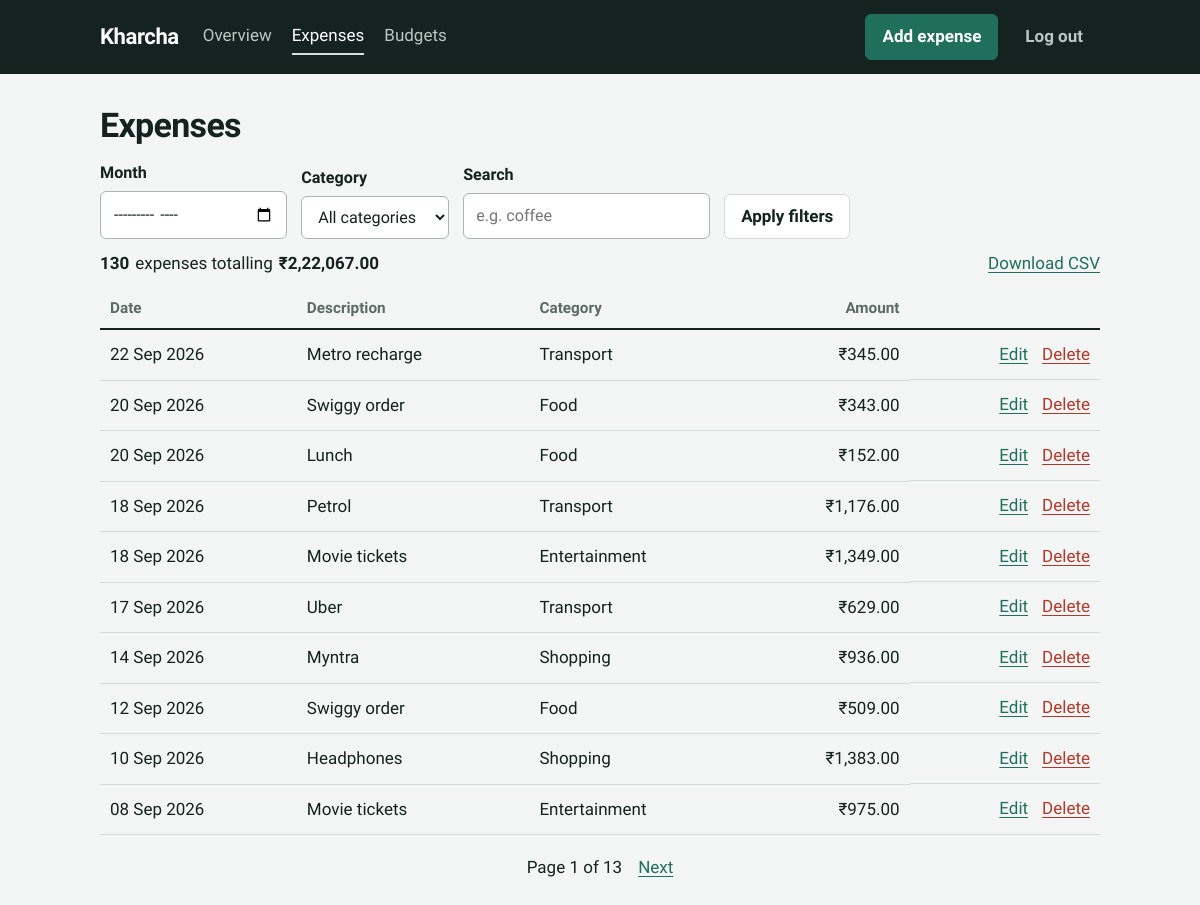
/expenses (signed in), run on the app's committed database.
### expense_tracker/models.py (models this page shows, shortened)
class Expense(db.Model):
    __tablename__ = "expenses"
    __table_args__ = (
        db.CheckConstraint("amount_paise > 0", name="ck_expense_amount_positive"),
        db.Index("ix_expenses_user_date", "user_id", "spent_on"),
    )
    id = db.Column(db.Integer, primary_key=True)
    user_id = db.Column(db.Integer, db.ForeignKey("users.id"), nullable=False)
    category_id = db.Column(db.Integer, db.ForeignKey("categories.id"), nullable=False)
    description = db.Column(db.String(200), nullable=False)
    amount_paise = db.Column(db.Integer, nullable=False)
    spent_on = db.Column(db.Date, nullable=False)
    created_at = db.Column(db.DateTime, default=_now, nullable=False)
    category = db.relationship("Category")

class Category(db.Model):
    __tablename__ = "categories"
    __table_args__ = (db.UniqueConstraint("user_id", "name", name="uq_category_user_name"),)
    id = db.Column(db.Integer, primary_key=True)
    user_id = db.Column(db.Integer, db.ForeignKey("users.id"), nullable=False)
    name = db.Column(db.String(40), nullable=False)

### expense_tracker/main.py (the view)
@bp.route("/expenses")
@login_required
def expenses():
    page = db.paginate(
        services.build_expense_query(current_user.id, request.args),
        page=request.args.get("page", 1, type=int),
        per_page=10,
        error_out=False,
    )
    filters = {k: v for k, v in request.args.items() if k != "page" and v}
    return render_template(
        "expenses.html",
        page=page,
        filters=filters,
        categories=_categories(),
        total=services.filtered_total(current_user.id, request.args),
    )

### expense_tracker/main.py (called while the page is built)
def _categories():
    stmt = db.select(Category).where(Category.user_id == current_user.id).order_by(Category.name)
    return db.session.scalars(stmt).all()

### expense_tracker/services.py (called while the page is built)
def _filters(user_id, args):
    conditions = [Expense.user_id == user_id]
    month = parse_month(args.get("month"))
    if month:
        start, end = month_bounds(month)
        conditions += [Expense.spent_on >= start, Expense.spent_on < end]
    try:
        category_id = int(args.get("category") or "")
        conditions.append(Expense.category_id == category_id)
    except ValueError:
        pass
    search = (args.get("q") or "").strip()
    if search:
        conditions.append(Expense.description.contains(search, autoescape=True))
    return conditions

def build_expense_query(user_id, args):
    return (
        db.select(Expense)
        .options(joinedload(Expense.category))  # avoids one query per row (N+1)
        .where(*_filters(user_id, args))
        .order_by(Expense.spent_on.desc(), Expense.id.desc())
    )

def filtered_total(user_id, args):
    stmt = db.select(func.coalesce(func.sum(Expense.amount_paise), 0)).where(*_filters(user_id, args))
    return db.session.scalar(stmt)

### expense_tracker/utils.py (called while the page is built)
def format_inr(paise):
    rupees, rem = divmod(abs(paise), 100)
    digits = str(rupees)
    if len(digits) > 3:
        head, tail = digits[:-3], digits[-3:]
        groups = []
        while len(head) > 2:
            groups.insert(0, head[-2:])
            head = head[:-2]
        if head:
            groups.insert(0, head)
        digits = ",".join(groups + [tail])
    sign = "-" if paise < 0 else ""
    return f"{sign}₹{digits}.{rem:02d}"

def parse_month(value):
    try:
        return datetime.strptime(value or "", "%Y-%m").strftime("%Y-%m")
    except ValueError:
        return None

def get_csrf_token():
    if "csrf_token" not in session:
        session["csrf_token"] = secrets.token_urlsafe(32)
    return session["csrf_token"]

### expense_tracker/templates/expenses.html (shortened to what this page needs)
{% extends "base.html" %}
{% block content %}
<h1>Expenses</h1>
<form method="get" class="filters">
  <label>Month <input type="month" name="month" value="{{ filters.get('month', '') }}"></label>
  <label>Category
    <select name="category">
      <option value="">All categories</option>
    </select>
  </label>
  <label>Search <input type="search" name="q" value="{{ filters.get('q', '') }}" placeholder="e.g. coffee"></label>
  <button class="btn" type="submit">Apply filters</button>
</form>
<p class="summary-line">
  <strong>{{ page.total }}</strong> {{ 'expense' if page.total == 1 else 'expenses' }} totalling
  <strong class="num">{{ total|inr }}</strong>
  <a class="push" href="{{ url_for('main.export_csv', **filters) }}">Download CSV</a>
</p>
{% if page.items %}
<table class="table">
  <thead><tr><th>Date</th><th>Description</th><th>Category</th><th class="right">Amount</th><th><span class="sr-only">Actions</span></th></tr></thead>
  <tbody>
  {% for e in page.items %}
    <tr>
      <td>{{ e.spent_on.strftime('%d %b %Y') }}</td>
      <td>{{ e.description }}</td>
      <td>{{ e.category.name }}</td>
      <td class="right num">{{ e.amount_paise|inr }}</td>
      <td class="row-actions">
        <a href="{{ url_for('main.edit_expense', expense_id=e.id) }}">Edit</a>
        <form method="post" action="{{ url_for('main.delete_expense', expense_id=e.id) }}"
              onsubmit="return confirm('Delete this expense?')">
          <button class="link-danger" type="submit">Delete</button>
        </form>
      </td>
    </tr>
  {% endfor %}
  </tbody>
</table>
{% if page.pages > 1 %}
<nav class="pager" aria-label="Pages">
  <span>Page {{ page.page }} of {{ page.pages }}</span>
  {% if page.has_next %}<a href="{{ url_for('main.expenses', page=page.next_num, **filters) }}">Next</a>{% endif %}
</nav>
{% endif %}
{% endif %}
{% endblock %}

### expense_tracker/static/style.css (style rules this page uses)
:root { --paper: #F4F6F5; --surface: #FFFFFF; --ink: #14231F; --muted: #5B6B66; --line: #D3DBD7; --green: #1F6F5C; --green-soft: #CFE3DC; --amber: #B7791F; --red: #B3372B; --radius: 6px; }
* { box-sizing: border-box; }
html { font-size: 17px; }
body { margin: 0; background: var(--paper); color: var(--ink); font-family: "Bricolage Grotesque", system-ui, -apple-system, "Segoe UI", Roboto, sans-serif; line-height: 1.5; font-variant-numeric: tabular-nums; }
h1 { font-size: 2rem; line-height: 1.15; margin: 32px 0 8px; font-weight: 800; letter-spacing: -0.02em; }
a { color: var(--green); text-underline-offset: 3px; }
.num { font-variant-numeric: tabular-nums; white-space: nowrap; }
.right { text-align: right; }
.btn { font: inherit; font-weight: 600; cursor: pointer; text-decoration: none; display: inline-block; padding: 9px 16px; border-radius: var(--radius); border: 1px solid var(--line); background: var(--surface); color: var(--ink); }
.link-danger { font: inherit; background: none; border: 0; padding: 0; color: var(--red); cursor: pointer; text-decoration: underline; text-underline-offset: 3px; }
label { display: flex; flex-direction: column; gap: 6px; font-weight: 600; font-size: 0.95rem; }
input, select { font: inherit; padding: 10px 12px; border: 1px solid #A9B6B1; border-radius: var(--radius); background: var(--surface); color: var(--ink); font-weight: 400; }
.filters { display: flex; gap: 14px; flex-wrap: wrap; align-items: end; margin: 16px 0 8px; }
.filters .btn { margin-bottom: 0; }
.table { width: 100%; border-collapse: collapse; margin: 8px 0 12px; }
.table th { text-align: left; font-weight: 600; color: var(--muted); font-size: 0.9rem; padding: 8px 10px; border-bottom: 2px solid var(--ink); }
.table th.right { text-align: right; }
.table td { padding: 12px 10px; border-bottom: 1px solid var(--line); vertical-align: middle; }
.row-actions { display: flex; gap: 14px; justify-content: flex-end; align-items: center; }
.row-actions form { margin: 0; }
.summary-line { display: flex; gap: 6px; align-items: baseline; flex-wrap: wrap; margin: 12px 0; }
.summary-line .push { margin-left: auto; }
.pager { display: flex; gap: 16px; align-items: center; justify-content: center; margin-top: 20px; }

### data on the page
Expense: spent_on "22 Sep 2026", description "Metro recharge", category.name "Transport", amount_paise|inr "₹345.00"
Expense: spent_on "20 Sep 2026", description "Swiggy order", category.name "Food", amount_paise|inr "₹343.00"
Expense: spent_on "20 Sep 2026", description "Lunch", category.name "Food", amount_paise|inr "₹152.00"
Expense: spent_on "18 Sep 2026", description "Petrol", category.name "Transport", amount_paise|inr "₹1,176.00"
Expense: spent_on "18 Sep 2026", description "Movie tickets", category.name "Entertainment", amount_paise|inr "₹1,349.00"
Expense: spent_on "17 Sep 2026", description "Uber", category.name "Transport", amount_paise|inr "₹629.00"
Expense: spent_on "14 Sep 2026", description "Myntra", category.name "Shopping", amount_paise|inr "₹936.00"
Expense: spent_on "12 Sep 2026", description "Swiggy order", category.name "Food", amount_paise|inr "₹509.00"
Expense: spent_on "10 Sep 2026", description "Headphones", category.name "Shopping", amount_paise|inr "₹1,383.00"
Expense: spent_on "08 Sep 2026", description "Movie tickets", category.name "Entertainment", amount_paise|inr "₹975.00"

### other printed values
{{ page.total }} "130"
{{ 'expense' if page.total == 1 else 'expenses' }} "expenses"
{{ total|inr }} "₹2,22,067.00"
{{ page.page }} "1"
{{ page.pages }} "13"
